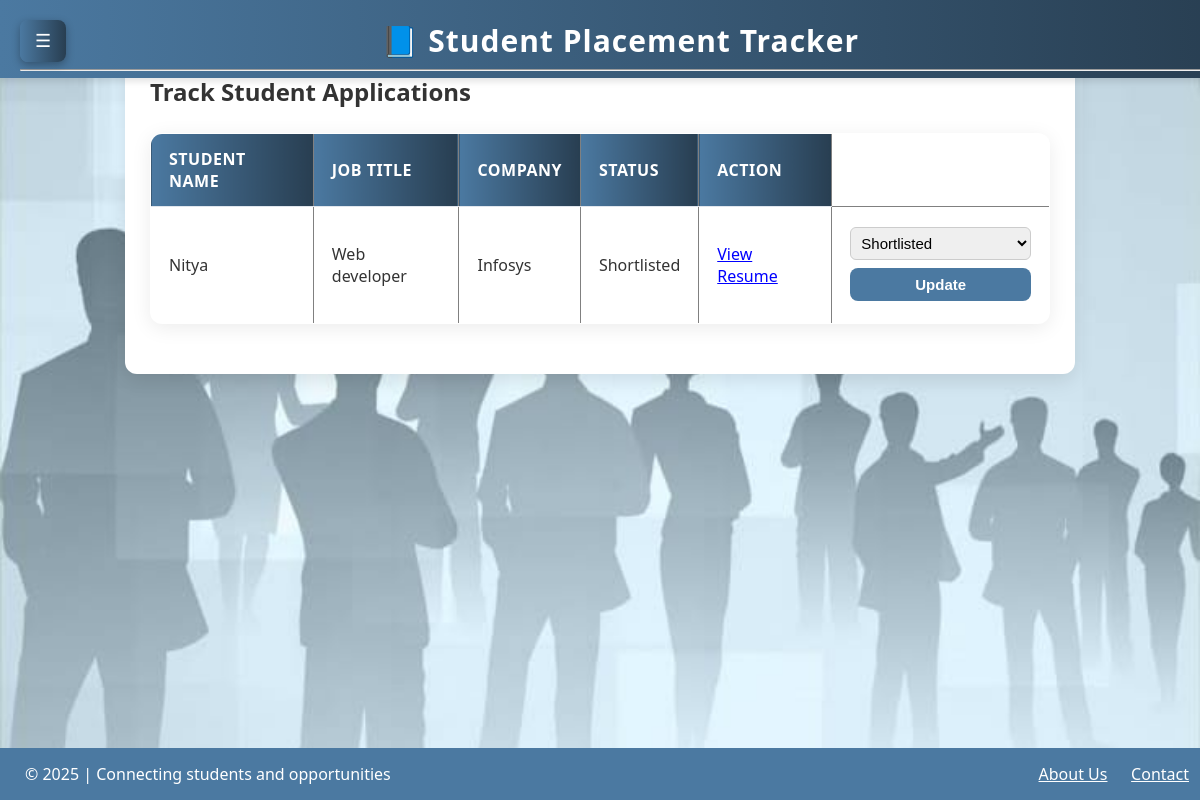
/track_applications (signed in), run on an earlier commit of the app's database.
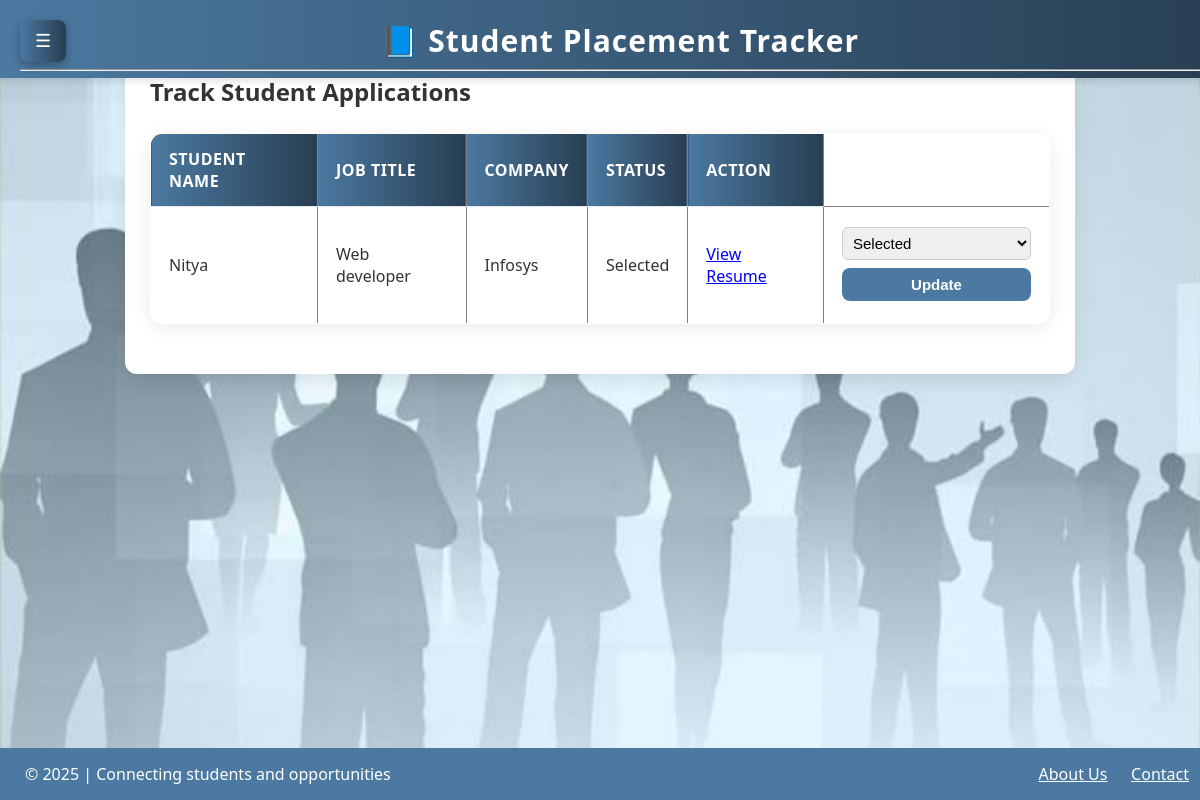
And on a later commit of the database.
### app.py (models this page shows)
class Application(db.Model):
    id = db.Column(db.Integer, primary_key=True)
    student_id = db.Column(db.Integer, db.ForeignKey('student.id'), nullable=False)
    job_id = db.Column(db.Integer, db.ForeignKey('job.id'), nullable=False)
    status = db.Column(db.String(50), default="Applied")

class User(db.Model):
    id = db.Column(db.Integer, primary_key=True)
    username = db.Column(db.String(100), unique=True, nullable=False)
    email = db.Column(db.String(100), unique=True, nullable=False)
    password = db.Column(db.String(200), nullable=False)
    role = db.Column(db.String(20), nullable=False, default='student')
    student = db.relationship('Student', backref='user', uselist=False)

class Job(db.Model):
    id = db.Column(db.Integer, primary_key=True)
    company_name = db.Column(db.String(100), nullable=False)
    role = db.Column(db.String(100), nullable=False)
    salary = db.Column(db.String(50))
    eligibility = db.Column(db.String(200))
    location = db.Column(db.String(100))
    applications = db.relationship('Application', backref='job')

### app.py (the view, shortened to what this page needs)
@app.route('/track_applications', methods=['GET', 'POST'])
def track_applications():
    if session.get('role') != 'admin' or 'user_id' not in session:
        flash("Access denied! Admins only.", "danger")
        return redirect(url_for('login'))
    applications = Application.query.all()
    return render_template('track_applications.html', applications=applications)

### templates/track_applications.html (shortened to what this page needs)
{% extends "base.html" %}
{% block content %}
<h2>Track Student Applications</h2>
{% if applications %}
<table border="1" cellpadding="8">
    <tr>
        <th>Student Name</th>
        <th>Job Title</th>
        <th>Company</th>
        <th>Status</th>
        <th>Action</th>
    </tr>
    {% for app in applications %}
    <tr>
        <td>{{ app.student.user.username }}</td>
        <td>{{ app.job.role }}</td>
        <td>{{ app.job.company_name }}</td>
        <td>{{ app.status }}</td>
        <td>
            {% if app.student.resume_path %}
                <a href="{{ url_for('view_resume', filename=app.student.resume_path) }}" target="_blank" style="color: blue;">View Resume</a>
            {% else %}
                <span style="color: gray;">No resume</span>
            {% endif %}
        </td>
        <td>
            <form method="POST" action="{{ url_for('track_applications') }}">
                <select name="status" required>
                    <option value="Shortlisted" {% if app.status == 'Shortlisted' %}selected{% endif %}>Shortlisted</option>
                    <option value="Selected" {% if app.status == 'Selected' %}selected{% endif %}>Selected</option>
                </select>
                <button type="submit">Update</button>
            </form>
        </td>
    </tr>
    {% endfor %}
</table>
{% else %}
<p>No applications yet.</p>
{% endif %}
{% endblock %}

What changed in the data, as far as the page shows it:
changed Application "Nitya": status "Shortlisted" → "Selected"
